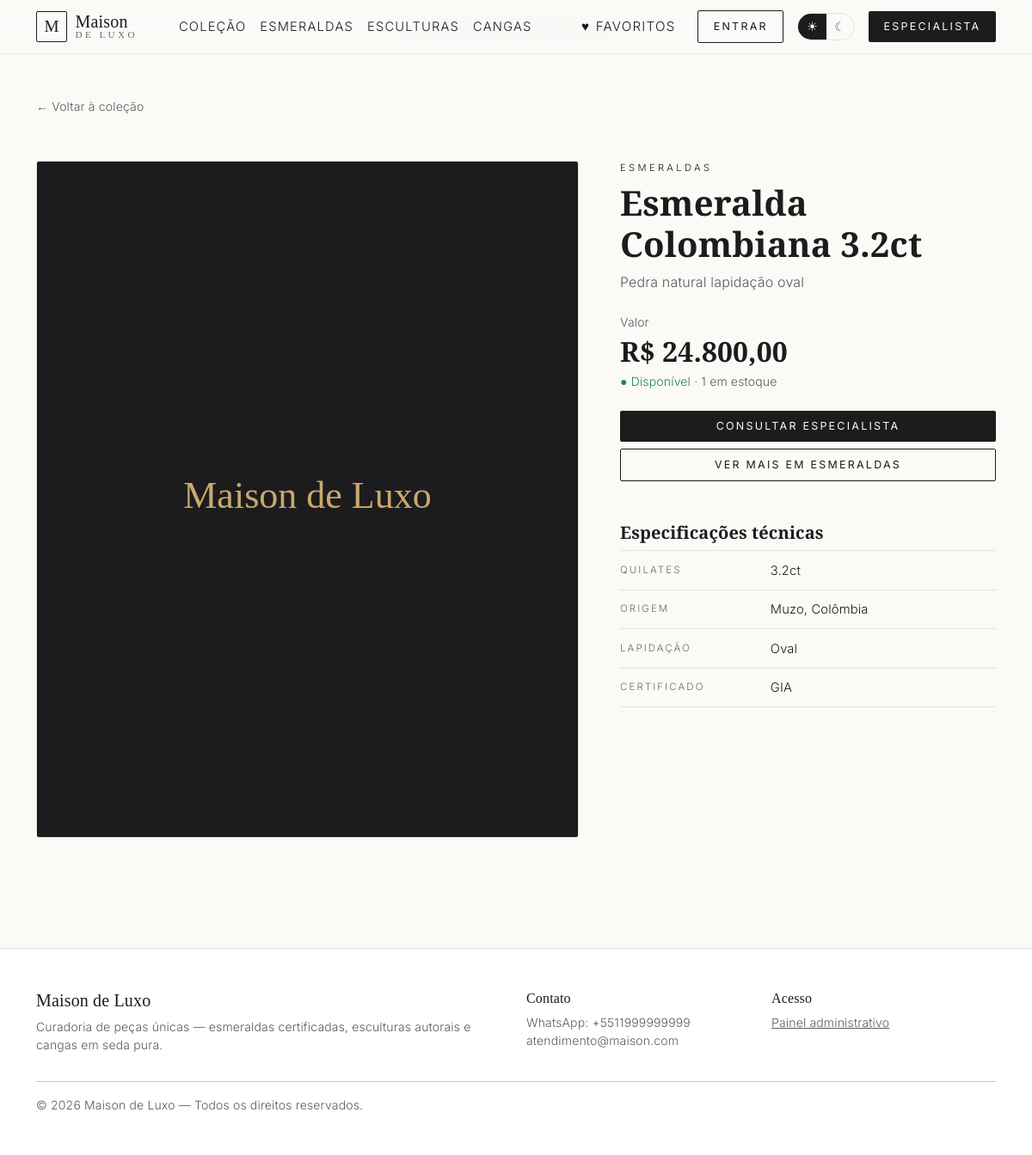
The page /produto.php?id=1&tema=light on the database its author committed.
### tables this page shows
CREATE TABLE IF NOT EXISTS `produtos` (
  `id` INT AUTO_INCREMENT PRIMARY KEY,
  `nome` VARCHAR(180) NOT NULL,
  `categoria` ENUM('Esmeraldas','Esculturas','Cangas') NOT NULL,
  `preco` DECIMAL(10,2) NOT NULL DEFAULT 0.00,
  `descricao_curta` VARCHAR(255) DEFAULT NULL,
  `especificacoes_tecnicas` TEXT,
  `imagem_url` VARCHAR(255) DEFAULT NULL,
  `estoque` INT NOT NULL DEFAULT 0,
  `criado_em` TIMESTAMP DEFAULT CURRENT_TIMESTAMP,
  INDEX (`categoria`)
);

### includes/cliente_auth.php (called while the page is built, shortened)
<?php
function cliente_logado(): bool {
    return !empty($_SESSION['cliente_id']);
}
function cliente_id(): ?int {
    return cliente_logado() ? (int)$_SESSION['cliente_id'] : null;
}
function favoritos_ids(PDO $pdo): array {
    $cid = cliente_id();
    if (!$cid) return [];
    $s = $pdo->prepare('SELECT produto_id FROM favoritos WHERE cliente_id = :c');
    $s->execute([':c' => $cid]);
    return array_map('intval', $s->fetchAll(PDO::FETCH_COLUMN));
}

### produto.php (the view, shortened to what this page needs)
<?php
require_once __DIR__ . '/config.php';
require_once __DIR__ . '/includes/cliente_auth.php';
$id = isset($_GET['id']) ? (int)$_GET['id'] : 0;
$stmt = $pdo->prepare('SELECT * FROM produtos WHERE id = :id');
$stmt->execute([':id' => $id]);
$produto = $stmt->fetch();
$estoque       = max(0, (int)$produto['estoque']);
$indisponivel  = $estoque <= 0;
if ($indisponivel) {
    $msg = "Olá! Tenho interesse na peça \"{$produto['nome']}\" (cód. {$produto['id']}), que consta como ESGOTADA. Existe previsão de reposição ou peça similar?";
} else {
    $msg = "Olá! Tenho interesse na peça \"{$produto['nome']}\" (cód. {$produto['id']}). Poderia me enviar mais informações?";
}
$wapp = 'https://wa.me/' . WHATSAPP_NUMERO . '?text=' . rawurlencode($msg);
include __DIR__ . '/includes/header.php';
?>
<section class="container py-5">
  <a href="index.php" class="text-muted small text-decoration-none">← Voltar à coleção</a>
  <div class="row g-5 mt-1">
    <div class="col-lg-7">
      <div class="detail-gallery">
        <img id="mainImg" src="<?= htmlspecialchars($produto['imagem_url'] ?: 'assets/placeholder.svg') ?>" alt="<?= htmlspecialchars($produto['nome']) ?>" onerror="this.src='assets/placeholder.svg'">
      </div>
    </div>
    <div class="col-lg-5">
      <p class="product-cat mb-2"><?= htmlspecialchars($produto['categoria']) ?></p>
      <h1 class="serif"><?= htmlspecialchars($produto['nome']) ?></h1>
      <p class="text-muted"><?= htmlspecialchars($produto['descricao_curta'] ?? '') ?></p>
      <div class="my-4">
        <div class="text-muted small">Valor</div>
        <div class="serif" style="font-size:2rem;">R$ <?= number_format((float)$produto['preco'], 2, ',', '.') ?></div>
        <div class="small">
          <?php if ($indisponivel): ?>
            <span class="badge bg-danger">Esgotado</span>
            <span class="text-muted ms-2">Venda temporariamente bloqueada.</span>
          <?php else: ?>
            <span class="text-success">● Disponível</span>
            <span class="text-muted">· <?= $estoque ?> em estoque</span>
          <?php endif; ?>
        </div>
      </div>
      <?php
        $isFav = in_array((int)$produto['id'], favoritos_ids($pdo), true);
      ?>
      <button type="button"
              class="btn btn-fav-detail w-100 mb-2 fav-btn <?= $isFav ? 'is-on' : '' ?>"
              data-id="<?= (int)$produto['id'] ?>"
              title="<?= $isFav ? 'Remover dos favoritos' : 'Adicionar aos favoritos' ?>">
        <span class="heart">♥</span>
        <span class="lbl-off">Adicionar aos favoritos</span>
      </button>
      <?php if ($indisponivel): ?>
        <button class="btn btn-gold w-100 mb-2" disabled aria-disabled="true">Indisponível para venda</button>
        <a href="<?= $wapp ?>" target="_blank" class="btn btn-outline-gold w-100 mb-2">Consultar reposição no WhatsApp</a>
      <?php else: ?>
        <a href="<?= $wapp ?>" target="_blank" class="btn btn-gold w-100 mb-2">Consultar especialista</a>
      <?php endif; ?>
      <a href="index.php?categoria=<?= urlencode($produto['categoria']) ?>" class="btn btn-outline-gold w-100">Ver mais em <?= htmlspecialchars($produto['categoria']) ?></a>
      <h5 class="serif mt-5" style="color:var(--accent);">Especificações técnicas</h5>
      <table class="spec-table">
        <?php
          $linhas = preg_split('/\r\n|\r|\n/', (string)$produto['especificacoes_tecnicas']);
          foreach ($linhas as $linha) {
              $linha = trim($linha);
              if (strpos($linha, ':') !== false) {
                  [$k,$v] = explode(':', $linha, 2);
                  echo '<tr><td>'.htmlspecialchars(trim($k)).'</td><td>'.htmlspecialchars(trim($v)).'</td></tr>';
              } else {
                  echo '<tr><td colspan="2">'.htmlspecialchars($linha).'</td></tr>';
              }
          }
        ?>
      </table>
    </div>
  </div>
</section>
<?php include __DIR__ . '/includes/footer.php'; ?>

### assets/css/style.css (style rules this page uses)
:root { --gold:#c9a96a; --gold-2:#e6c789; --serif:'Cormorant Garamond', serif; --sans:'Inter', system-ui, sans-serif; }
body.theme-light { --bg:#fbfaf7; --surface:#ffffff; --surface-2:#f3efe7; --text:#1c1c1c; --text-mute:#6b6b6b; --border:#e8e3d8; --accent:#1c1c1c; background:var(--bg); color:var(--text); }
body { font-family:var(--sans);font-weight:300;letter-spacing:.01em; }
h1,h2,h3,h4,.serif { font-family:var(--serif);font-weight:600;letter-spacing:.005em; }
.btn-gold { background:var(--accent);color:var(--bg);border:none; text-transform:uppercase;letter-spacing:.18em;font-size:.78rem;padding:.55rem 1.1rem;border-radius:2px; }
.btn-outline-gold { background:transparent;border:1px solid var(--accent);color:var(--accent); text-transform:uppercase;letter-spacing:.18em;font-size:.78rem;padding:.55rem 1.1rem;border-radius:2px; }
.product-cat { font-size:.7rem;letter-spacing:.3em;color:var(--accent);text-transform:uppercase; }
.detail-gallery img { width:100%;border-radius:3px;border:1px solid var(--border); }
.spec-table { width:100%;border-top:1px solid var(--border); }
.spec-table tr { border-bottom:1px solid var(--border); }
.spec-table td { padding:.7rem 0;font-size:.92rem; }
.spec-table td:first-child { color:var(--text-mute);width:40%;text-transform:uppercase;letter-spacing:.18em;font-size:.72rem; }
.fav-btn { position:absolute; top:.75rem; right:.75rem; width:38px; height:38px; border-radius:50%; background:rgba(0,0,0,.55); color:#fff; border:1px solid rgba(255,255,255,.25); font-size:1.15rem; line-height:1; display:grid; place-items:center; cursor:pointer; transition:transform .15s, background .2s, color .2s, border-color .2s; backdrop-filter:blur(4px); padding:0; }
body.theme-light .fav-btn { background:rgba(255,255,255,.85); color:#666; border-color:var(--border); }
.btn-fav-detail { background:transparent; border:1px solid var(--border); color:var(--text); text-transform:uppercase; letter-spacing:.18em; font-size:.78rem; padding:.65rem 1rem; border-radius:2px; display:inline-flex; align-items:center; justify-content:center; gap:.6rem; }
.btn-fav-detail .heart { font-size:1.1rem; color:var(--text-mute); }
.btn-fav-detail .lbl-off { display:inline; }

### rows shown on the page
produtos: categoria "ESMERALDAS", nome "Esmeralda Colombiana 3.2ct", descricao_curta "Pedra natural lapidação oval", preco "24.800,00", estoque "1"

### other values the page prints
$k "QUILATES"
$v "3.2ct"
$k "ORIGEM"
$v "Muzo, Colômbia"
$k "LAPIDAÇÃO"
$v "Oval"
$k "CERTIFICADO"
$v "GIA"
WHATSAPP_NUMERO "5511999999999"
